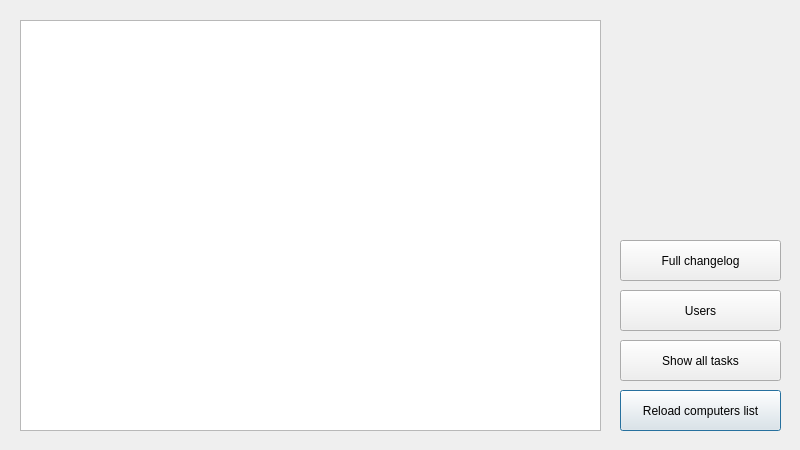
<?xml version="1.0" encoding="UTF-8"?>
<ui version="4.0">
 <class>workspace</class>
 <widget class="QDialog" name="workspace">
  <property name="geometry">
   <rect>
    <x>0</x>
    <y>0</y>
    <width>800</width>
    <height>450</height>
   </rect>
  </property>
  <property name="minimumSize">
   <size>
    <width>800</width>
    <height>450</height>
   </size>
  </property>
  <property name="maximumSize">
   <size>
    <width>800</width>
    <height>450</height>
   </size>
  </property>
  <property name="windowTitle">
   <string>Inventory App</string>
  </property>
  <widget class="QTableWidget" name="assetsTable">
   <property name="geometry">
    <rect>
     <x>20</x>
     <y>20</y>
     <width>581</width>
     <height>411</height>
    </rect>
   </property>
  </widget>
  <widget class="QPushButton" name="btnRefresh">
   <property name="geometry">
    <rect>
     <x>620</x>
     <y>390</y>
     <width>161</width>
     <height>41</height>
    </rect>
   </property>
   <property name="text">
    <string>Reload computers list</string>
   </property>
  </widget>
  <widget class="QPushButton" name="btnAllTasks">
   <property name="geometry">
    <rect>
     <x>620</x>
     <y>340</y>
     <width>161</width>
     <height>41</height>
    </rect>
   </property>
   <property name="text">
    <string>Show all tasks</string>
   </property>
  </widget>
  <widget class="QPushButton" name="btnUsers">
   <property name="geometry">
    <rect>
     <x>620</x>
     <y>290</y>
     <width>161</width>
     <height>41</height>
    </rect>
   </property>
   <property name="text">
    <string>Users</string>
   </property>
  </widget>
  <widget class="QPushButton" name="btnChangelog">
   <property name="geometry">
    <rect>
     <x>620</x>
     <y>240</y>
     <width>161</width>
     <height>41</height>
    </rect>
   </property>
   <property name="text">
    <string>Full changelog</string>
   </property>
  </widget>
 </widget>
 <resources/>
 <connections/>
</ui>
